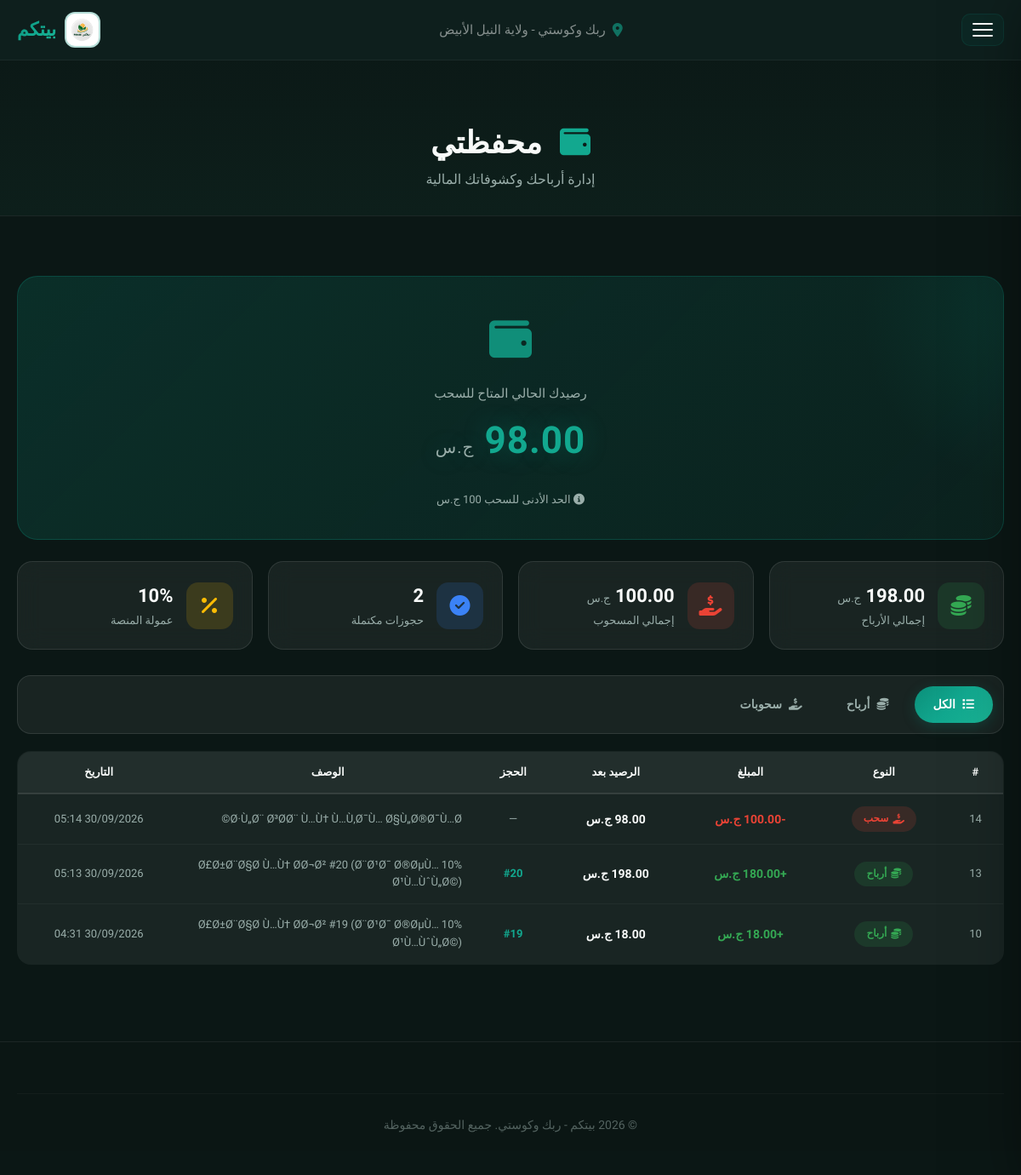
Screenshot of /provider_wallet.php (signed in) with the database file from the repository.
### tables this page shows
CREATE TABLE `wallets` (
  `id` int(11) NOT NULL auto_increment,
  `user_id` int(11) default NULL,
  `type` enum('platform','provider') NOT NULL default 'provider',
  `balance` decimal(12,2) NOT NULL default '0.00',
  `total_earned` decimal(12,2) NOT NULL default '0.00',
  `total_withdrawn` decimal(12,2) NOT NULL default '0.00',
  `created_at` timestamp NOT NULL default CURRENT_TIMESTAMP,
  `updated_at` datetime default NULL,
  PRIMARY KEY  (`id`),
  UNIQUE KEY `unique_user` (`user_id`),
  KEY `idx_type` (`type`)
);

CREATE TABLE `commission_settings` (
  `id` int(11) NOT NULL auto_increment,
  `commission_rate` decimal(5,2) NOT NULL default '10.00',
  `updated_at` timestamp NOT NULL default CURRENT_TIMESTAMP on update CURRENT_TIMESTAMP,
  PRIMARY KEY  (`id`)
);

CREATE TABLE `transactions` (
  `id` int(11) NOT NULL auto_increment,
  `wallet_id` int(11) NOT NULL,
  `booking_id` int(11) default NULL,
  `amount` decimal(12,2) NOT NULL,
  `type` enum('deposit','commission','transfer','withdrawal','refund') NOT NULL,
  `description` varchar(255) default NULL,
  `balance_after` decimal(12,2) default NULL,
  `created_at` timestamp NOT NULL default CURRENT_TIMESTAMP,
  PRIMARY KEY  (`id`),
  KEY `idx_wallet` (`wallet_id`),
  KEY `idx_booking` (`booking_id`),
  KEY `idx_type` (`type`)
);

### provider_wallet.php (the view, shortened to what this page needs)
<?php
require_once 'config.php';
$user_id = $_SESSION['user_id'];
$stmt = $pdo->prepare("SELECT * FROM wallets WHERE user_id = ? AND type = 'provider' LIMIT 1");
$stmt->execute(array($user_id));
$provider_wallet = $stmt->fetch();
$wallet_balance = $provider_wallet ? $provider_wallet['balance'] : 0;
$total_earned = $provider_wallet ? $provider_wallet['total_earned'] : 0;
$total_withdrawn = $provider_wallet ? $provider_wallet['total_withdrawn'] : 0;
$wallet_id = $provider_wallet ? $provider_wallet['id'] : 0;
$stmt = $pdo->prepare("
    SELECT COUNT(*) FROM bookings b
    JOIN services s ON b.service_id = s.id
    WHERE s.provider_id = ? AND b.status = 'completed'
");
$stmt->execute(array($user_id));
$completed_count = $stmt->fetchColumn();
$stmt = $pdo->query("SELECT commission_rate FROM commission_settings LIMIT 1");
$comm = $stmt->fetch();
$commission_rate = $comm ? floatval($comm['commission_rate']) : 10.00;
$filter_type = isset($_GET['type']) ? $_GET['type'] : 'all';
$sql = "SELECT t.* FROM transactions t WHERE t.wallet_id = ?";
$params = array($wallet_id);
$sql .= " ORDER BY t.created_at DESC LIMIT 200";
$stmt = $pdo->prepare($sql);
$stmt->execute($params);
$transactions = $stmt->fetchAll();
?>
<!DOCTYPE html>
<html lang="ar" dir="rtl">
<head>
    <link rel="stylesheet" href="https://cdnjs.cloudflare.com/ajax/libs/font-awesome/6.5.0/css/all.min.css">
    <link href="https://unpkg.com/aos@2.3.1/dist/aos.css" rel="stylesheet">
</head>
<body>
    <header id="mainHeader">
        <div class="container header-inner">
            <div class="logo">
                <img src="uploads/sh.png" alt="بيتكم">
                <span>بيتكم</span>
            </div>
            <div class="header-center">
                <i class="fas fa-map-marker-alt"></i>
                <span>ربك وكوستي - ولاية النيل الأبيض</span>
            </div>
            <button class="hamburger" id="hamburgerBtn"><span></span><span></span><span></span></button>
        </div>
    </header>
    <div class="page-header">
        <div class="container">
            <h1 data-aos="fade-up"><i class="fas fa-wallet"></i> محفظتي</h1>
            <p data-aos="fade-up" data-aos-delay="100">إدارة أرباحك وكشوفاتك المالية</p>
        </div>
    </div>
    <section>
        <div class="container">
            <div class="balance-card" data-aos="fade-up">
                <div class="balance-icon"><i class="fas fa-wallet"></i></div>
                <div class="balance-label">رصيدك الحالي المتاح للسحب</div>
                <div class="balance-value">
                    <small>ج.س</small>
                </div>
                <div class="balance-actions">
                    <?php if ($wallet_balance >= 100): ?>
                        <button class="btn-withdraw" onclick="openWithdrawModal()">
                            <i class="fas fa-hand-holding-usd"></i>
                            طلب سحب
                        </button>
                    <?php else: ?>
                        <span style="color:var(--text-gray); font-size:13px;">
                            <i class="fas fa-info-circle"></i> الحد الأدنى للسحب 100 ج.س
                        </span>
                    <?php endif; ?>
                </div>
            </div>
            <div class="stats-grid" data-aos="fade-up" data-aos-delay="100">
                <div class="stat-box">
                    <div class="stat-icon earned"><i class="fas fa-coins"></i></div>
                    <div class="stat-info">
                        <div class="stat-value"><?php echo number_format($total_earned, 2); ?> <small>ج.س</small></div>
                        <div class="stat-label">إجمالي الأرباح</div>
                    </div>
                </div>
                <div class="stat-box">
                    <div class="stat-icon withdrawn"><i class="fas fa-hand-holding-usd"></i></div>
                    <div class="stat-info">
                        <div class="stat-value"><?php echo number_format($total_withdrawn, 2); ?> <small>ج.س</small></div>
                        <div class="stat-label">إجمالي المسحوب</div>
                    </div>
                </div>
                <div class="stat-box">
                    <div class="stat-icon count"><i class="fas fa-check-circle"></i></div>
                    <div class="stat-info">
                        <div class="stat-value"><?php echo $completed_count; ?></div>
                        <div class="stat-label">حجوزات مكتملة</div>
                    </div>
                </div>
                <div class="stat-box">
                    <div class="stat-icon rate"><i class="fas fa-percent"></i></div>
                    <div class="stat-info">
                        <div class="stat-value"><?php echo $commission_rate; ?>%</div>
                        <div class="stat-label">عمولة المنصة</div>
                    </div>
                </div>
            </div>
            <div class="filter-bar" data-aos="fade-up">
                <a href="?type=all" class="<?php echo $filter_type == 'all' ? 'active' : ''; ?>">
                    <i class="fas fa-list"></i> الكل
                </a>
                <a href="?type=transfer" class="<?php echo $filter_type == 'transfer' ? 'active' : ''; ?>">
                    <i class="fas fa-coins"></i> أرباح
                </a>
                <a href="?type=withdrawal" class="<?php echo $filter_type == 'withdrawal' ? 'active' : ''; ?>">
                    <i class="fas fa-hand-holding-usd"></i> سحوبات
                </a>
            </div>
            <?php if (count($transactions) == 0): ?>
                <div class="empty-state" data-aos="fade-up">
                    <i class="fas fa-receipt"></i>
                    <h3>لا توجد حركات مالية</h3>
                    <p>ستظهر أرباحك هنا بعد اكتمال أول حجز لك</p>
                </div>
            <?php else: ?>
                <div class="table-responsive" data-aos="fade-up">
                    <table>
                        <thead>
                            <tr>
                                <th>#</th>
                                <th>النوع</th>
                                <th>المبلغ</th>
                                <th>الرصيد بعد</th>
                                <th>الحجز</th>
                                <th>الوصف</th>
                                <th>التاريخ</th>
                            </tr>
                        </thead>
                        <tbody>
                            <?php foreach ($transactions as $tx):
                                $is_positive = ($tx['type'] == 'transfer');
                            ?>
                                <tr>
                                    <td><?php echo $tx['id']; ?></td>
                                    <td>
                                        <?php if ($tx['type'] == 'transfer'): ?>
                                            <span class="tx-type-badge tx-transfer">
                                                <i class="fas fa-coins"></i> أرباح
                                            </span>
                                        <?php elseif ($tx['type'] == 'withdrawal'): ?>
                                            <span class="tx-type-badge tx-withdrawal">
                                                <i class="fas fa-hand-holding-usd"></i> سحب
                                            </span>
                                        <?php else: ?>
                                            <span class="tx-type-badge"><?php echo $tx['type']; ?></span>
                                        <?php endif; ?>
                                    </td>
                                    <td class="amount-cell <?php echo $is_positive ? 'amount-positive' : 'amount-negative'; ?>">
                                        <?php echo ($is_positive ? '+' : '-') . number_format($tx['amount'], 2); ?> ج.س
                                    </td>
                                    <td class="amount-cell" style="color: var(--text-white);">
                                        <?php echo number_format($tx['balance_after'], 2); ?> ج.س
                                    </td>
                                    <td>
                                        <?php if ($tx['booking_id']): ?>
                                            <a href="provider_orders.php" style="color:var(--primary-teal); font-weight:700;">
                                                #<?php echo $tx['booking_id']; ?>
                                            </a>
                                        <?php else: ?>
                                            <span style="color:var(--text-gray);">—</span>
                                        <?php endif; ?>
                                    </td>
                                    <td style="text-align:right; max-width:250px;">
                                        <?php echo htmlspecialchars($tx['description']); ?>
                                    </td>
                                    <td><?php echo date('d/m/Y H:i', strtotime($tx['created_at'])); ?></td>
                                </tr>
                            <?php endforeach; ?>
                        </tbody>
                    </table>
                </div>
            <?php endif; ?>
        </div>
    </section>
    <footer>
        <div class="container">
            <div class="footer-grid">
                <div class="copyright">© 2026 بيتكم - ربك وكوستي. جميع الحقوق محفوظة</div>
            </div>
        </div>
    </footer>
</body>
</html>

### rows the page displays
wallets: total_withdrawn "100.00"
commission_settings: commission_rate "10"
transactions: id "14", type "withdrawal" (drawn), amount "100.00", balance_after "98.00", description "Ø·Ù„Ø¨ Ø³Ø­Ø¨ Ù…Ù† Ù…Ù‚Ø¯Ù… Ø§Ù„Ø®Ø¯Ù…Ø©", created_at "30/09/2026 05:14"
transactions: id "13", type "transfer" (drawn), amount "180.00", balance_after "198.00", booking "20", description "Ø£Ø±Ø¨Ø§Ø­ Ù…Ù† Ø­Ø¬Ø² #20 (Ø¨Ø¹Ø¯ Ø®ØµÙ… 10% Ø¹Ù…ÙˆÙ„Ø©)", created_at "30/09/2026 05:13"
transactions: id "10", type "transfer" (drawn), amount "18.00", balance_after "18.00", booking "19", description "Ø£Ø±Ø¨Ø§Ø­ Ù…Ù† Ø­Ø¬Ø² #19 (Ø¨Ø¹Ø¯ Ø®ØµÙ… 10% Ø¹Ù…ÙˆÙ„Ø©)", created_at "30/09/2026 04:31"

### other values shown
$completed_count "2"
